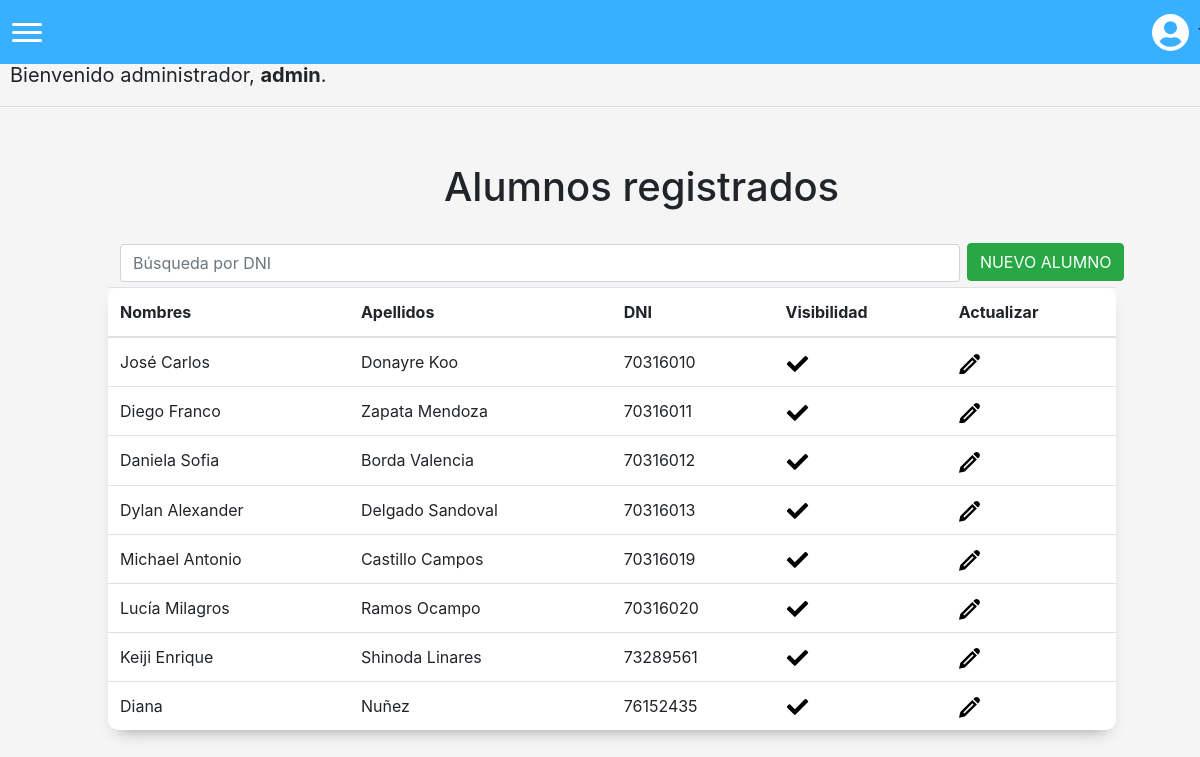
/listaalumnos (signed in), run on an earlier commit of the app's database.
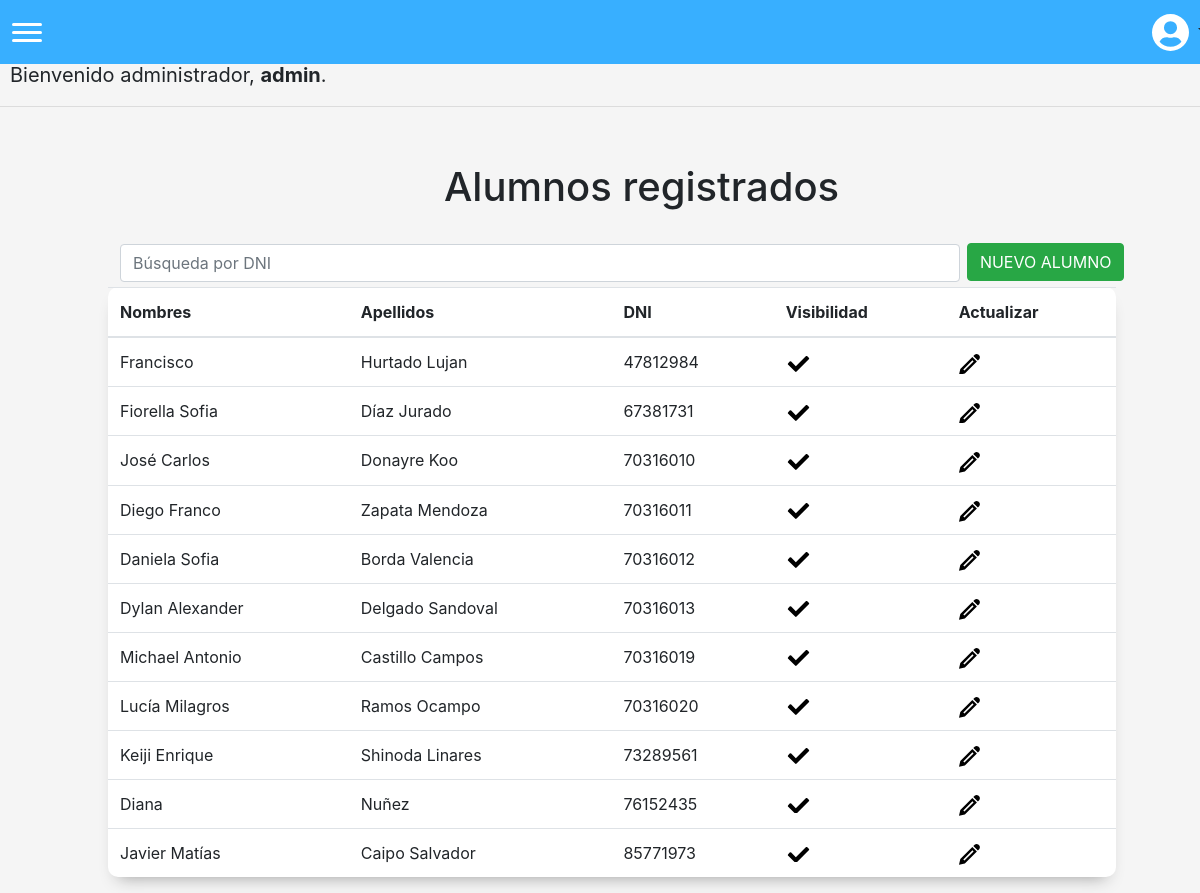
And on a later commit of the database.
### matricula/models.py (models this page shows)
class User(AbstractUser):
    pass

class Alumno(models.Model):
    nombre = models.CharField(max_length=255)
    apellido = models.CharField(max_length=255)
    dni = models.IntegerField(primary_key=True)
    activo = models.BooleanField(default=1)

### matricula/views.py (the view)
# urls.py: path('listaalumnos', views.listarAlumnos, name='listaalumnos'),
@login_required(login_url='/login')
def listarAlumnos(request):
    return render(request, "matricula/listaalumnos.html", {'alumnos': Alumno.objects.all()})

### matricula/templates/matricula/listaalumnos.html (shortened to what this page needs)
{% extends "matricula/layout.html" %}
{% block body %}
<div style="margin-left: 37%; margin-bottom: 30px;">
    <h1 style="font-size: 40px;">Alumnos registrados</h1>
</div>
<input id="buscar" type="number" placeholder="Búsqueda por DNI" class="form-control" style="width: 70%; display: inline; margin-left: 10%;">
<button id="options" class="btn btn-success" onclick="changeWindow()">NUEVO ALUMNO</button>
<div>
    <table id="tabla" class="table">
    <thead>
            <tr>
                <th scope="col">
                    Nombres
                </th>
                <th scope="col">
                    Apellidos
                </th>
                <th scope="col">
                    DNI
                </th>
                <th scope="col">
                    Visibilidad
                </th>
                <th scope="col">
                    Actualizar
                </th>
            </tr>
        </thead>
        <tbody>
            {% for alumno in alumnos %}
            <tr>
                <td scope="row">
                {{alumno.nombre}}
                </td>
                <td scope="row">
                    {{alumno.apellido}}
                </td>
                <td class="dni" scope="row">
                    {{alumno.dni}}
                </td>
                <td scope="row">
                    <a href="../desactivaralumno/{{alumno.dni}}">
                    </a>
                </td>
                <td scope="row">
                    <a href="../editaralumno/{{alumno.dni}}">
                    </a>
                </td>
            </tr>
            {% endfor %}
        </tbody>
    </table>
</div>
{% endblock %}

### matricula/templates/matricula/layout.html (shortened to what this page needs)
{% load static %}
<!DOCTYPE html>
<html lang="en">
    <head>
        <link rel="stylesheet" href="https://stackpath.bootstrapcdn.com/bootstrap/4.4.1/css/bootstrap.min.css">
        <link href="{% static 'matricula/styles.css' %}" rel="stylesheet">
    </head>
    <body id="bootstrap-overrides">
        <nav>
            <div class="burger" onclick="navSlide()">
                <div class="line1"></div>
                <div class="line2"></div>
                <div class="line3"></div>
            </div>
            <div style="margin-left: 91%; cursor: pointer;" class="dropdown show">
                <a class="btn dropdown-toggle" role="button" id="dropdownMenuLink" data-toggle="dropdown" aria-haspopup="true" aria-expanded="false">
                </a>
                </div>
        </nav>
        <div id="greeting">
            {% if user.is_authenticated %}
                Bienvenido administrador,  <strong>{{ user.username }}</strong>.
            {% else %}
                Por favor,<a class="nav-link" href="{% url 'login'%}" style="display: inline;">Ingrese al sistema</a>
            {% endif %}
        </div>
        <hr>
        <div style="height: 40px;"></div>
        {% block body %}
        {% endblock %}
    </body>
</html>

### matricula/static/matricula/styles.css (style rules this page uses)
body { background-color: whitesmoke; }
#bootstrap-overrides nav { display: flex; align-items: center; min-height: 8vh; font-family: 'Cabin', sans-serif; background-color: rgb(56, 175, 255); position: fixed; top: 0; width: 100%; }
#bootstrap-overrides .burger { margin-left: 7px; display: flex; z-index: 400; cursor: pointer; }
#bootstrap-overrides .burger div { width: 30px; height: 3px; background-color: rgb(255, 255, 255); margin: 5px; transition: all 0.3s ease; border-radius: 10px; }
body { overflow-x: hidden; }
#bootstrap-overrides .burger { display: block; }
.table { margin-left: 9%; width: 84%; padding: 40px; border-radius: 10px; background-color: white; -webkit-box-shadow: 0 8px 6px -6px #999; -moz-box-shadow: 0 8px 6px -6px #999; box-shadow: 0 10px 16px -10px #999; }
#options { margin: 0.2%; margin-bottom: 0.5%; display: inline; }

### matricula/templates/matricula/layout.html (style rules this page uses)
#greeting { margin: 10px; font-size: 20px; margin-top: 5%; }

What changed in the data, as far as the page shows it:
added Alumno: nombre "Francisco", apellido "Hurtado Lujan", dni "47812984", activo True (drawn)
added Alumno: nombre "Fiorella Sofia", apellido "Díaz Jurado", dni "67381731", activo True (drawn)
added Alumno: nombre "Javier Matías", apellido "Caipo Salvador", dni "85771973", activo True (drawn)
